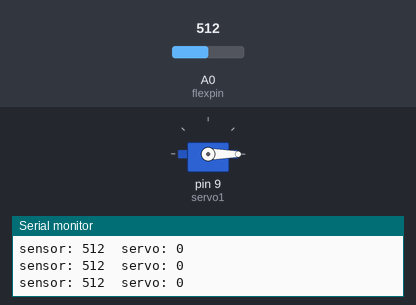
A sketch run on a simulated Arduino Uno, built with avr-gcc and run on an emulated ATmega328P. Parts: servo, the last lines printed to the serial monitor. Inputs (shaded band) come from the test bench; at power-on: A0 (flexpin) = 512.

Above: at 1.3 s.
1.4 s: A0 (flexpin) set to 1023
At 1.8 s:
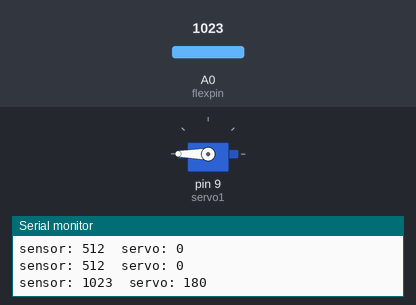
3.0 s: A0 (flexpin) set to 900
At 4.2 s:
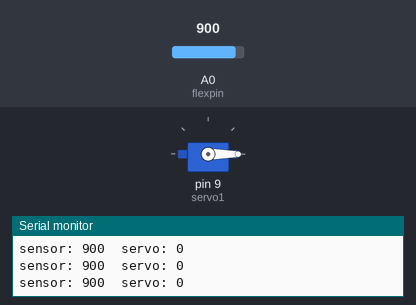
Timing chart, 0 to 6.0 s (numbered marks = the images above; inputs shaded):
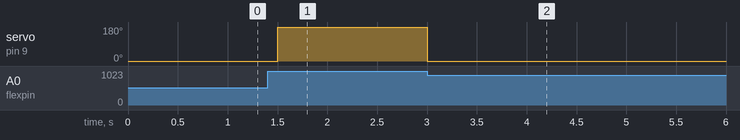

The sketch:

Servo1.ino
```cpp
#include <Servo.h>

Servo servo1;

const int flexpin = A0;

int flexposition;    // Input value from the analog pin.
int servoposition;   // Output value to the servo.

void setup()
{
  // Use the serial monitor window to help debug our sketch:

  Serial.begin(9600);

  // Enable control of a servo on pin 9:

  servo1.attach(9);
}


void loop()
{
  // Read the position of the flex sensor (0 to 1023):

  flexposition = analogRead(flexpin);

  // Because the voltage divider circuit only returns a portion
  // of the 0-1023 range of analogRead(), we'll map() that range
  // to the servo's range of 0 to 180 degrees. The flex sensors
  // we use are usually in the 600-900 range:

  servoposition = map(flexposition, 950, 1023, 0, 180);
  servoposition = constrain(servoposition, 0, 180);

  // Now we'll command the servo to move to that position:

  servo1.write(servoposition);

  // Because every flex sensor has a slightly different resistance,
  // the 600-900 range may not exactly cover the flex sensor's
  // output. To help tune our program, we'll use the serial port to
  // print out our values to the serial monitor window:

  Serial.print("sensor: ");
  Serial.print(flexposition);
  Serial.print("  servo: ");
  Serial.println(servoposition);

  delay(500);  // wait 20ms between servo updates
}
```

Measured:
- after the input at 1.4 s, servo on pin 9 (servo1): 0° → 180° after 0.10 s
- after the input at 3.0 s, servo on pin 9 (servo1): 180° → 0° at once
